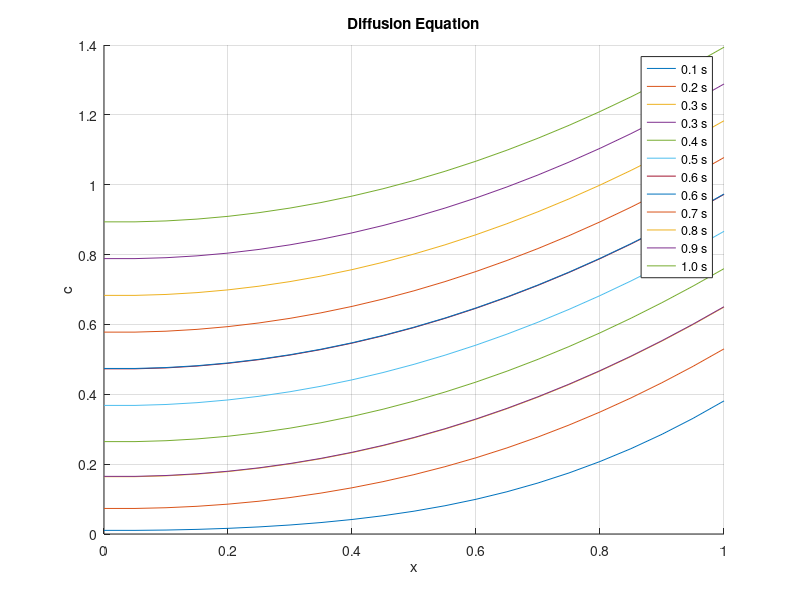

Write the MATLAB code that produced this figure.
clc;
clear;
close all;

D = 1;

Nx = 21;
dx = 1/(Nx-1);

dt = 0.001;

T = 1;

Nt = T/dt;

r = D*dt/dx^2;

x = linspace(0,1,Nx);

c = zeros(Nx,1);

figure;
hold on;

for n = 1:Nt

    c_old = c;

    for i = 2:Nx-1

        c(i)=c_old(i)+r*( ...
            c_old(i+1)-2*c_old(i)+c_old(i-1));

    end

    c(1)=c(2);
    c(end)=c(end-1)+dx;

    t=n*dt;

    if abs(mod(t,0.1))<dt

        plot(x,c,'DisplayName',sprintf('%.1f s',t));

    end

end

xlabel('x');
ylabel('c');
title('Diffusion Equation');
legend;
grid on;
